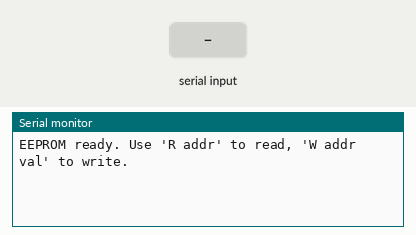
This sketch was run on a simulated ESP32. On the bench: the last lines printed to the serial monitor. Inputs (shaded band) come from the test bench. EEPROM starts erased.

Above: at 1.2 s.
1.3 s: "90,45\n" received over Serial
At 2.5 s:
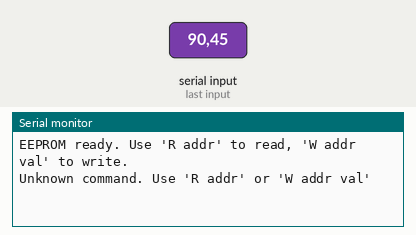
2.8 s: "R90\n" received over Serial
At 3.9 s:
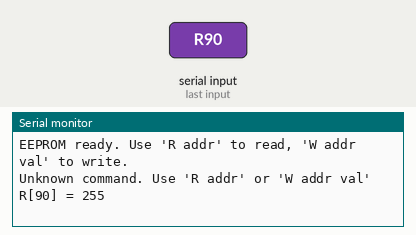
4.3 s: "W90\n" received over Serial
At 5.2 s:
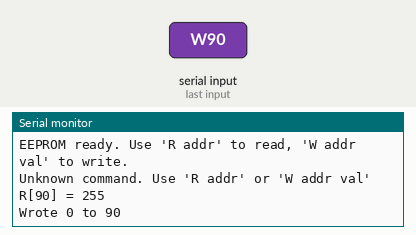

Measured:
- after the input at 1.3 s, the serial monitor: prints a new line at once (image 1)
- after the input at 2.8 s, the serial monitor: prints a new line at once (image 2)
- after the input at 4.3 s, the serial monitor: prints a new line at once (image 3)

The sketch:

ESP32_EEPROM_Control.ino
```cpp
#include <EEPROM.h>

const int EEPROM_SIZE = 512;  // You can increase up to 4096 on Nano ESP32

void setup() {
  Serial.begin(115200);
  while (!Serial) { delay(10); }
  if (!EEPROM.begin(EEPROM_SIZE)) {
    Serial.println("Failed to initialise EEPROM");
    while (true) { delay(1000); }
  }
  Serial.println("EEPROM ready. Use 'R addr' to read, 'W addr val' to write.");
}

void loop() {
  if (Serial.available()) {
    String line = Serial.readStringUntil('\n');
    line.trim();
    if (line.length() < 2) return;

    char cmd = toupper(line.charAt(0));
    int idx = 1;
    // skip whitespace
    while (idx < line.length() && isspace(line[idx])) idx++;

    // parse first integer (address)
    int addr = line.substring(idx).toInt();

    if (cmd == 'R') {
      if (addr < 0 || addr >= EEPROM_SIZE) {
        Serial.println("Error: address out of range");
      } else {
        uint8_t val = EEPROM.read(addr);
        Serial.printf("R[%d] = %u\n", addr, val);
      }
    }
    else if (cmd == 'W') {
      // find second integer
      // move index past the first number
      while (idx < line.length() && (isdigit(line[idx]) || line[idx]=='-' )) idx++;
      // skip whitespace
      while (idx < line.length() && isspace(line[idx])) idx++;
      int val = line.substring(idx).toInt();
      if (addr < 0 || addr >= EEPROM_SIZE || val < 0 || val > 255) {
        Serial.println("Error: address or value out of range");
      } else {
        EEPROM.write(addr, (uint8_t)val);
        if (EEPROM.commit()) {
          Serial.printf("Wrote %u to %d\n", val, addr);
        } else {
          Serial.println("Error: commit failed");
        }
      }
    }
    else {
      Serial.println("Unknown command. Use 'R addr' or 'W addr val'");
    }
  }
}
```
